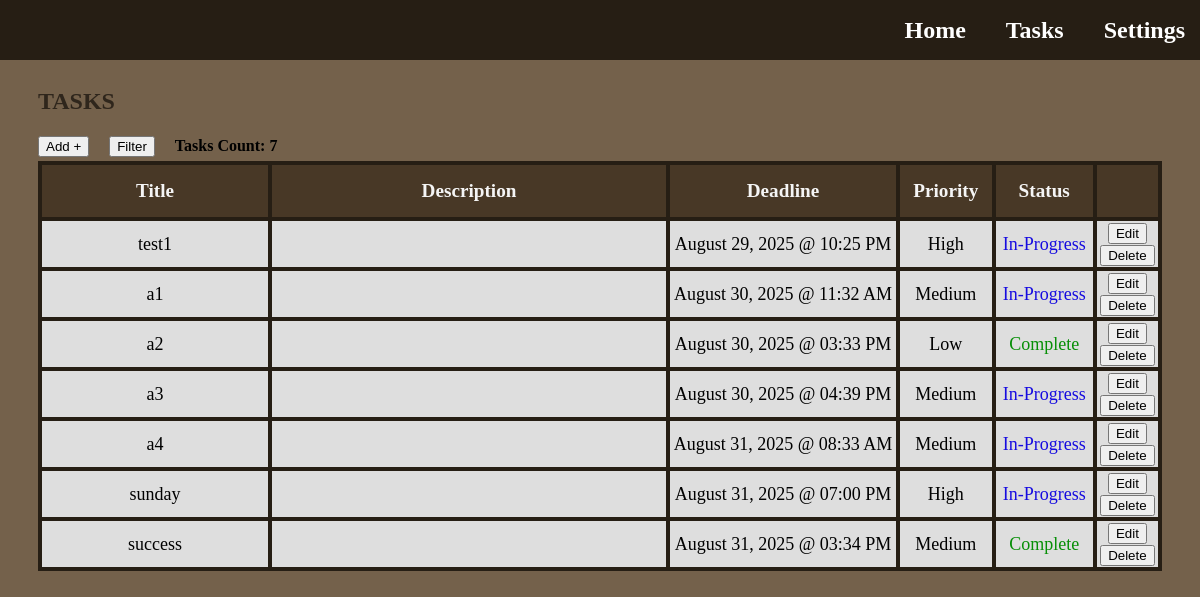
/tasks (signed in), run on an earlier commit of the app's database.
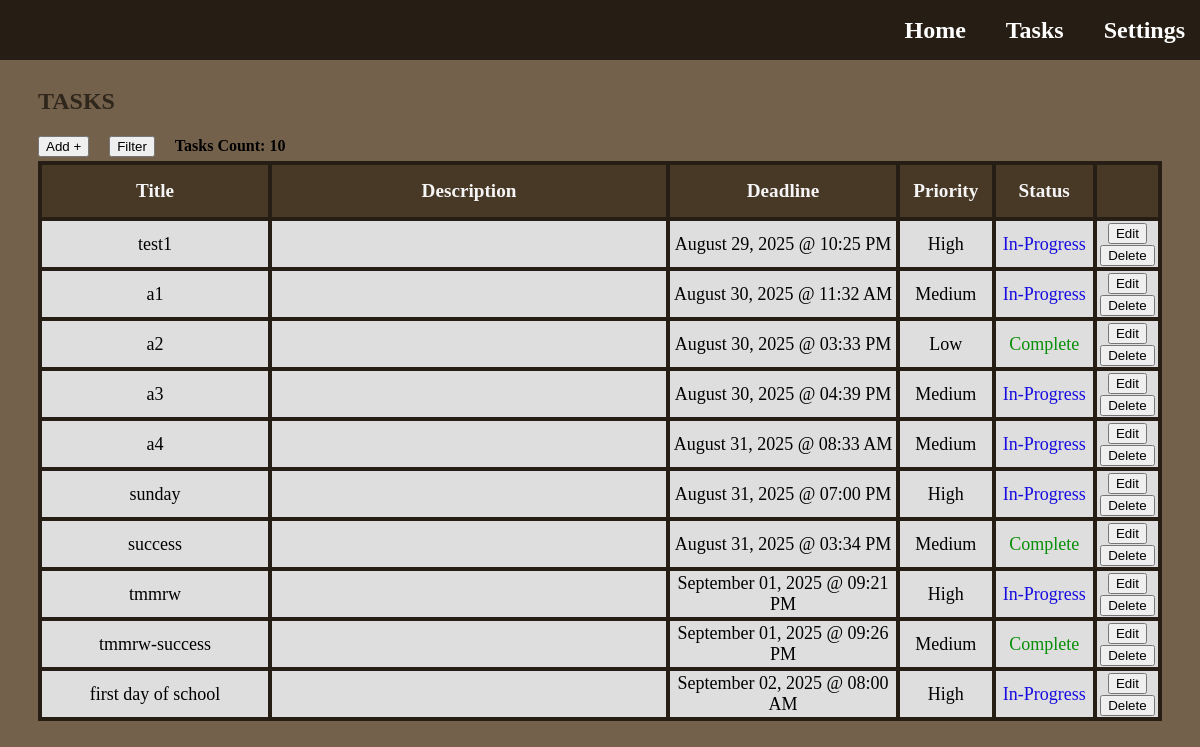
And on a later commit of the database.
### app.py (models this page shows)
class Task(db.Model):
    id = db.Column(db.Integer, primary_key=True)
    title = db.Column(db.String(128), nullable=False)
    description = db.Column(db.Text, nullable=True)
    priority = db.Column(db.String(50), nullable=False)
    deadline = db.Column(db.DateTime(timezone=True), nullable=True)
    status = db.Column(db.String(50), nullable=False, default='In-Progress')
    set_today_reminder = db.Column(db.Boolean, nullable=False, default=True)
    set_tomorrow_reminder = db.Column(db.Boolean, nullable=False, default=True)
    user_id = db.Column(db.Integer, db.ForeignKey('user.id'), nullable=False)
    user = db.relationship('User', backref=db.backref('tasks', lazy=True))

### app.py (the view, shortened to what this page needs)
@app.route('/tasks')
def tasks():
    user_id = session['user_id']
    sort_title = session.get('sort_title')
    sort_type = session.get('sort_type')
    filter_priorities = session.get('filter_priorities', [])
    filter_status = session.get('filter_status', [])
    filter_months = session.get('filter_months', [])
    filter_year = session.get('filter_year', None)
    filter_day = session.get('filter_day', None)
    priority_order_descending = case(
        (Task.priority == 'High', 1),
        (Task.priority == 'Medium', 2),
        (Task.priority == 'Low', 3),
    )
    priority_order_ascending = case(
        (Task.priority == 'Low', 1),
        (Task.priority == 'Medium', 2),
        (Task.priority == 'High', 3),
    )
    status_order_complete = case(
        (Task.status == 'Complete', 1),
        (Task.status == 'In-Progress', 2)
    )
    status_order_in_progress = case(
        (Task.status == 'In-Progress', 1),
        (Task.status == 'Complete', 2)
    )
    query = Task.query.filter_by(user_id=user_id)
    if filter_priorities: # Only true if not empty
        query = query.filter(Task.priority.in_(filter_priorities)) # Filter by checked priorities within given priority list
    if filter_status:
        query = query.filter(Task.status.in_(filter_status)) # Filter by checked status within given status list
    if filter_months:
        query = query.filter(extract('month', Task.deadline).in_(filter_months)) # Filter by checked months within given months list; extract(...) - returns month number from Task columns and matches to filter months list
    if filter_year:
        query = query.filter(extract('year', Task.deadline) == filter_year) # Filter by typed year; extracts year from deadline column in database
    if filter_day:
        query = query.filter(extract('day', Task.deadline) == filter_day) # Filter by typed day; extracts day from deadline column in database
    user_tasks = query.all()  # Get all tasks for this user according to the id, default order is by date task was created from earliest to latest
    user_tasks_count = query.count() # Gets the total count of tasks of the user
    return render_template('tasks.html', tasks=user_tasks, count=user_tasks_count, sort_title=sort_title, sort_type=sort_type, filter_priorities=filter_priorities, filter_status=filter_status, filter_months=filter_months, filter_year=filter_year, filter_day=filter_day)

### templates/tasks.html (shortened to what this page needs)
{% extends "base.html" %}
{% block content %}
  <h1 class="title-page">Tasks</h1>
  <div class="task-features">
    <button href="#" type="button" class="add-button" onclick="openPopup('add-task')">Add +</button>
    <button type="button" class="filter-sort-button" onclick="openPopup('filter-sort-task')">Filter</button>
    <h4>Tasks Count: {{ count }} </h2>
  </div>
  <section class="tasks-section">
      <table class="tasks-table">
        <thead class="table-header">
          <tr>
              <th class="task-title">Title</th>
              <th class="task-description">Description</th>
              <th class="task-deadline">Deadline</th>
              <th class="task-priority">Priority</th>
              <th class="task-status">Status</th>
              <th class="task-options"></th>
          </tr>
        </thead>
        <tbody id="task-body">
          {% for task in tasks %}
          <tr id="task-row">
            <td>{{ task.title }}</td>
            <td>{{ task.description }}</td>
            <td>{{ task.deadline.strftime('%B %d, %Y @ %I:%M %p')  }}</td>
            <td>{{ task.priority }}</td>
            <td class="task-status-data">
              <a href="{{ url_for('change_task_status', task_id=task.id)}}"
              class="task-status {{ task.status | lower | replace(' ', '-') }}">
                {{ task.status }}
              </a>
            </td>
            <td>
              <a>
                <button type="button" class="edit-button" onclick="openEditPopup(this, 'edit-task')"
                  data-id="{{ task.id }}"
                  data-title="{{ task.title }}"
                  data-description="{{ task.description }}"
                  data-priority="{{ task.priority }}"
                  data-deadline="{{ task.deadline.strftime('%B %d %Y @ %I:%M %p')  }}"
                  >
                  Edit
                </button>
              </a>
              <a href="{{ url_for('delete_task', task_id=task.id)}}">
                <button type="button" class="delete-button">Delete</button>
              </a>
            </td>
          </tr>
          {% else %}
          <tr>
            <td colspan="6">No tasks available.</td>
          </tr>
          {% endfor %}
        </tbody>
      </table>
  </section>
{% endblock %}

### templates/base.html (shortened to what this page needs)
<!DOCTYPE html>
<html lang="en">
<head>
    <link rel="stylesheet" href="{{ url_for('static', filename='style.css') }}">
</head>
<body class="homepage">
    <header class="navbar">
        <nav class="navbar-links">
            <a href="{{ url_for('home') }}">Home</a>
            <a href="{{ url_for('tasks') }}">Tasks</a>
            <a href="{{ url_for('settings') }}">Settings</a>
        </nav>
    </header>
    <main>
        {% block content %}{% endblock %}
    </main>
</body>
</html>

### static/style.css (style rules this page uses)
html, body { min-width: 800px; overflow-x: auto; }
.title-page { margin-top: 80px; margin-left: 30px; font-size: x-large; font-weight: bolder; text-transform: uppercase; font-family: 'Lucida Handwriting'; color: #2f261c; }
.homepage { background-color: #74614b; }
.navbar { background-color: #261e14; position: fixed; top: 0; left: 0; width: 100%; height: 60px; padding-left: 5px; display: flex; justify-content: flex-end; align-items: center; z-index: 1000; }
.navbar-links { display: flex; gap: 20px; }
.navbar-links a { font-family: 'Lucida Handwriting'; color: white; margin-right: 20px; font-weight: bold; font-size: 24px; text-decoration: none; }
.tasks-section { margin-left: 30px; margin-right: 30px; display: flex; justify-content: center; }
.tasks-table { border-collapse: collapse; width: 100%; height: 50%; table-layout: fixed; }
.tasks-table th, .tasks-table td { border: 4px solid #261e14; color: black; font-size: large; text-align: center; background: rgb(222, 222, 222); }
.tasks-table th { color: whitesmoke; font-weight: bolder; font-size: larger; height: 50px; background-color: #483826; }
.task-title { width: 20%; }
.task-description { white-space: normal; word-break: break-word; max-width: 400px; width: 35%; }
.task-deadline { width: 20%; }
.task-priority { width: 8%; }
.task-status { width: 8.5%; }
.task-options { width: 8.5; }
.task-status-data { text-decoration: none; color: white }
.task-status.complete { color: rgb(7, 143, 7); text-decoration: none; }
.task-status.in-progress { color: rgb(22, 11, 224); text-decoration: none; }
.task-features { margin-left: 30px; margin-right: 30px; height: 30px; display: flex; justify-content: flex-start; align-items: center; gap: 20px; }
.add-button { color: black; text-decoration: none; }

What changed in the data, as far as the page shows it:
added Task: title "tmmrw", deadline "September 01, 2025 @ 09:21 PM", priority "High", status "In-Progress"
added Task: title "tmmrw-success", deadline "September 01, 2025 @ 09:26 PM", priority "Medium", status "Complete"
added Task: title "first day of school", deadline "September 02, 2025 @ 08:00 AM", priority "High", status "In-Progress"
Also different on the page:
{{ count }}: "7" → "10"
